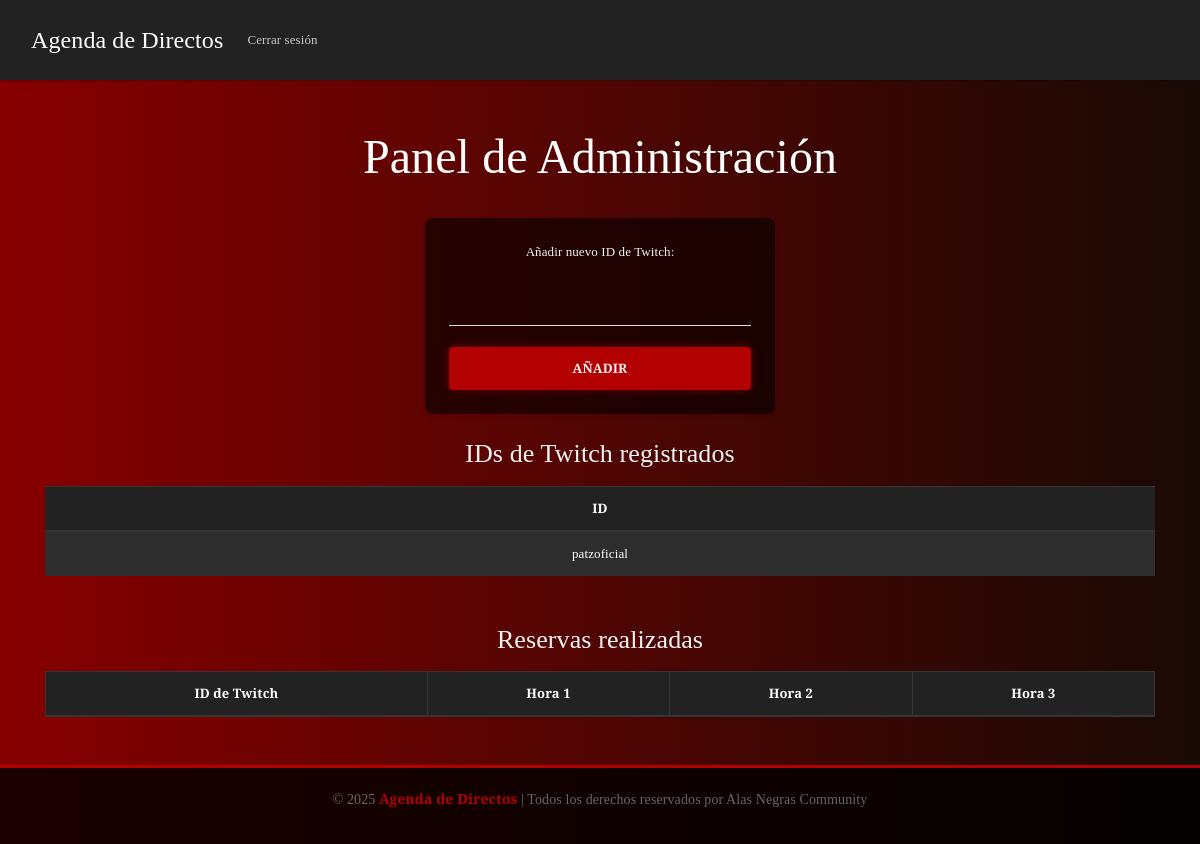
Before: /admin (signed in) with the older database file.
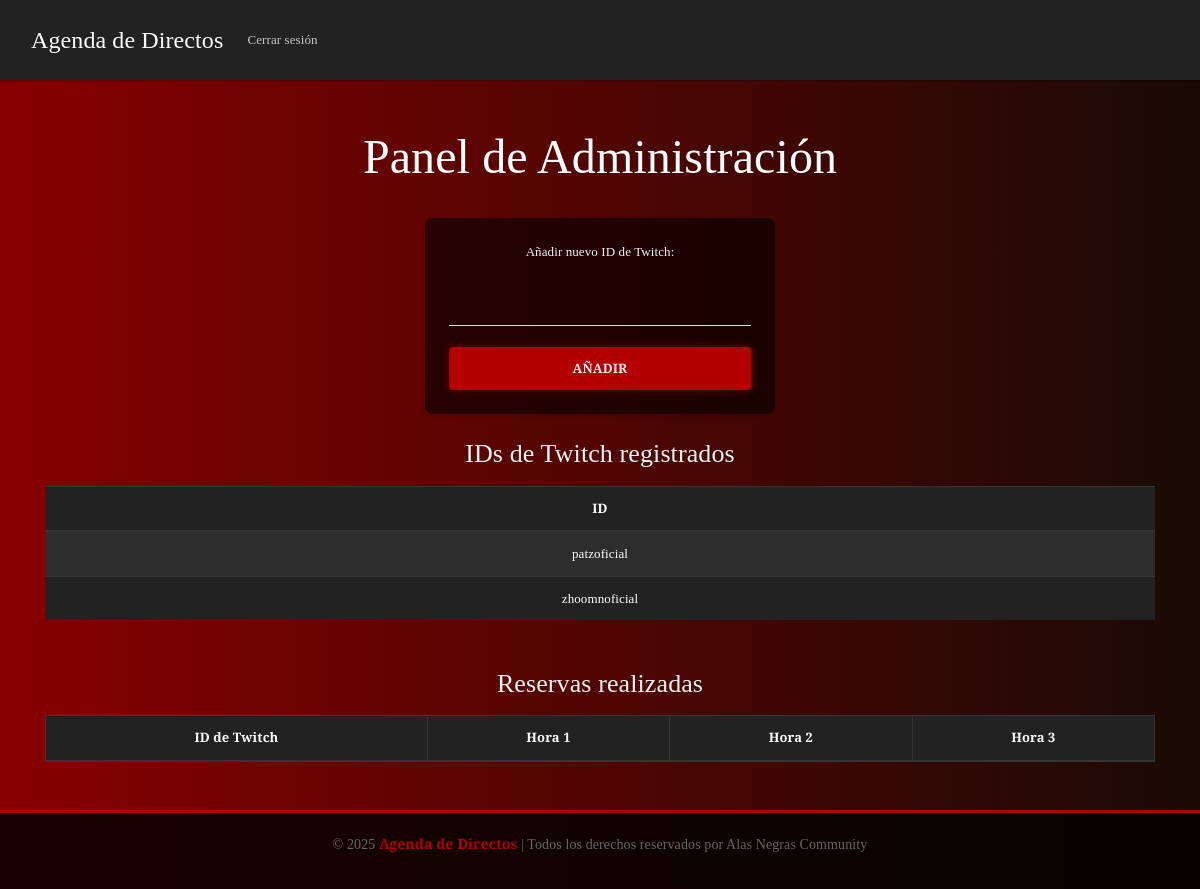
After: the same page with the newer database file.
### models.py (models this page shows)
class TwitchUser(db.Model):
    id = db.Column(db.Integer, primary_key=True)
    twitch_id = db.Column(db.String(50), unique=True, nullable=False)

### main.py (the view)
@app.route("/admin", methods=["GET"])
def admin_panel():
    if not session.get("is_admin"):
        flash("Acceso restringido. Por favor, inicia sesión.")
        return redirect(url_for("login"))
    ids = TwitchUser.query.all()
    reservas = Reserva.query.all()
    return render_template("admin.html", ids=ids, reservas=reservas)

### templates/admin.html (shortened to what this page needs)
<!DOCTYPE html>
<html lang="es">
<head>
    <link href="https://cdn.jsdelivr.net/npm/bootswatch@4.5.2/dist/materia/bootstrap.min.css" rel="stylesheet">
    <link rel="stylesheet" href="{{ url_for('static', filename='main.css') }}">
</head>
<body>
    <nav class="navbar navbar-expand-lg navbar-dark bg-dark">
        <div class="container-fluid">
            <a class="navbar-brand" href="/">Agenda de Directos</a>
            <div class="collapse navbar-collapse">
                <ul class="navbar-nav ms-auto">
                    <li class="nav-item">
                        <a class="nav-link" href="/logout">Cerrar sesión</a>
                    </li>
                </ul>
            </div>
        </div>
    </nav>
    <div class="container mt-5">
        <h1 class="titulo">Panel de Administración</h1>
        <form method="POST" action="/admin/add_twitch" class="card p-4 shadow-sm formulario mb-4">
            <div class="mb-3">
                <label class="form-label">Añadir nuevo ID de Twitch:</label>
                <input type="text" name="twitch_id" class="form-control" required>
            </div>
            <button type="submit" class="btn boton-reservar">Añadir</button>
        </form>
        <h2 class="mb-3">IDs de Twitch registrados</h2>
        <table class="table table-striped table-dark">
            <thead>
                <tr>
                    <th>ID</th>
                </tr>
            </thead>
            <tbody>
                {% for user in ids %}
                <tr>
                    <td>{{ user.twitch_id }}</td>
                </tr>
                {% endfor %}
            </tbody>
        </table>
        <h2 class="mt-5 mb-3">Reservas realizadas</h2>
        <table class="table table-bordered table-dark">
            <thead>
                <tr>
                    <th>ID de Twitch</th>
                    <th>Hora 1</th>
                    <th>Hora 2</th>
                    <th>Hora 3</th>
                </tr>
            </thead>
        </table>
    </div>
    <footer class="text-center mt-5 text-muted">
        <p>&copy; 2025 <span>Agenda de Directos</span> | Todos los derechos reservados por Alas Negras Community</p>
    </footer>
</body>
</html>

### static/main.css (style rules this page uses)
body { background: #870000; background: -webkit-linear-gradient(to left, #190A05, #870000); background: linear-gradient(to left, #190A05, #870000); color: #f2f2f2; font-family: "DM Serif Text", serif; margin: 0; padding: 0; text-align: center; }
.titulo { font-size: 3rem; color: #FFFFFF; margin-bottom: 2rem; }
.formulario { background: rgba(0, 0, 0, 0.6); border-radius: 8px; width: 350px; margin: 0 auto; color: #f2f2f2; }
select, input { width: 100%; padding: 8px; margin: 5px 0; background-color: #1a1a1a; border: 2px solid #d9d9d9; color: #f2f2f2; font-family: "DM Serif Text", serif; }
.boton-reservar { background-color: #b30000; color: #f2f2f2; border: none; padding: 12px 24px; font-weight: bold; text-transform: uppercase; font-family: "DM Serif Text", serif; box-shadow: 0 0 10px #660000; transition: all 0.3s ease; }
footer { background-color: rgba(0,0,0,0.8); color: #d9d9d9; text-align: center; padding: 20px; font-size: 14px; border-top: 3px solid #b30000; }
footer span { color: #b30000; font-weight: bold; }

Changed rows visible on the page:
added TwitchUser: twitch_id "zhoomnoficial"
